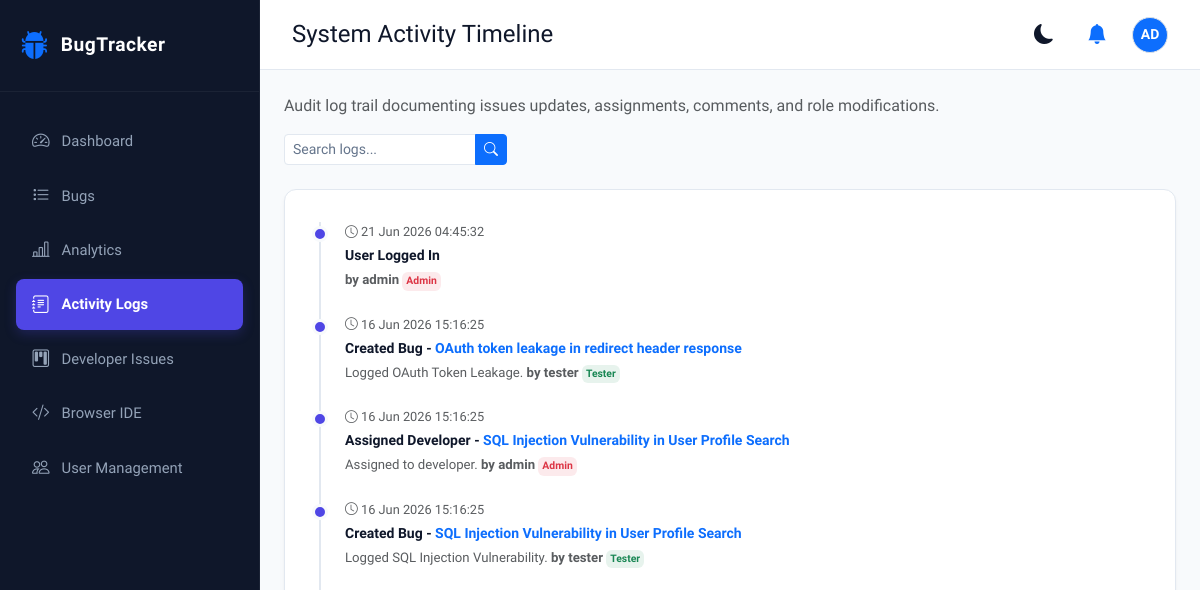
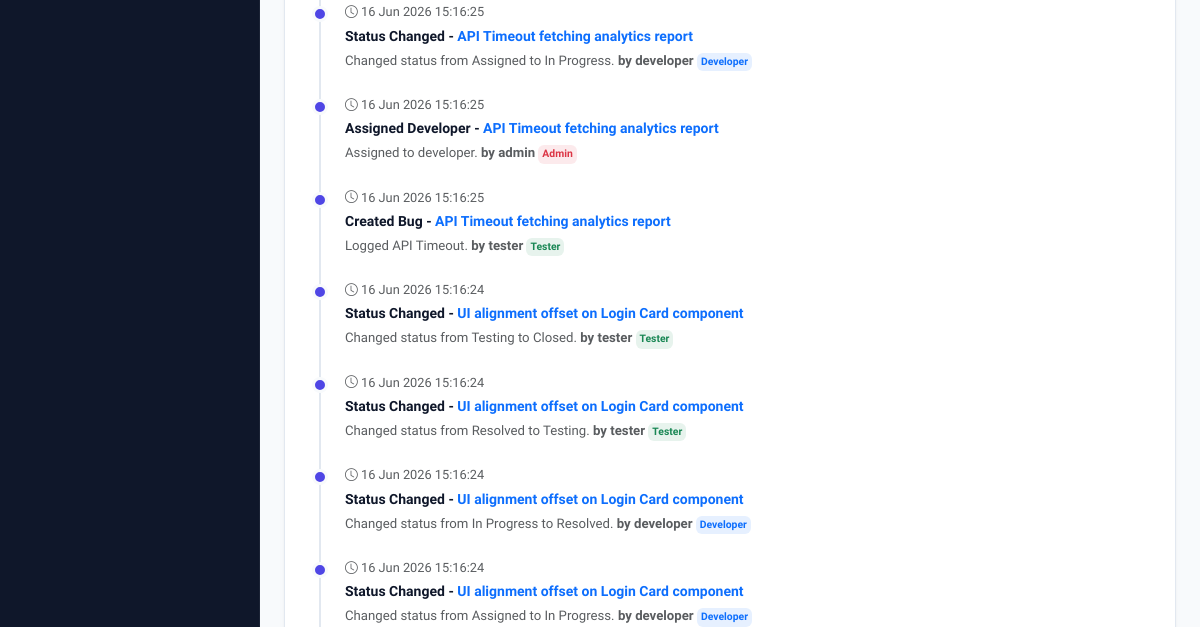
/activity-logs/ (signed in, upper part), run on an earlier commit of the app's database (2 pictures, top to bottom).
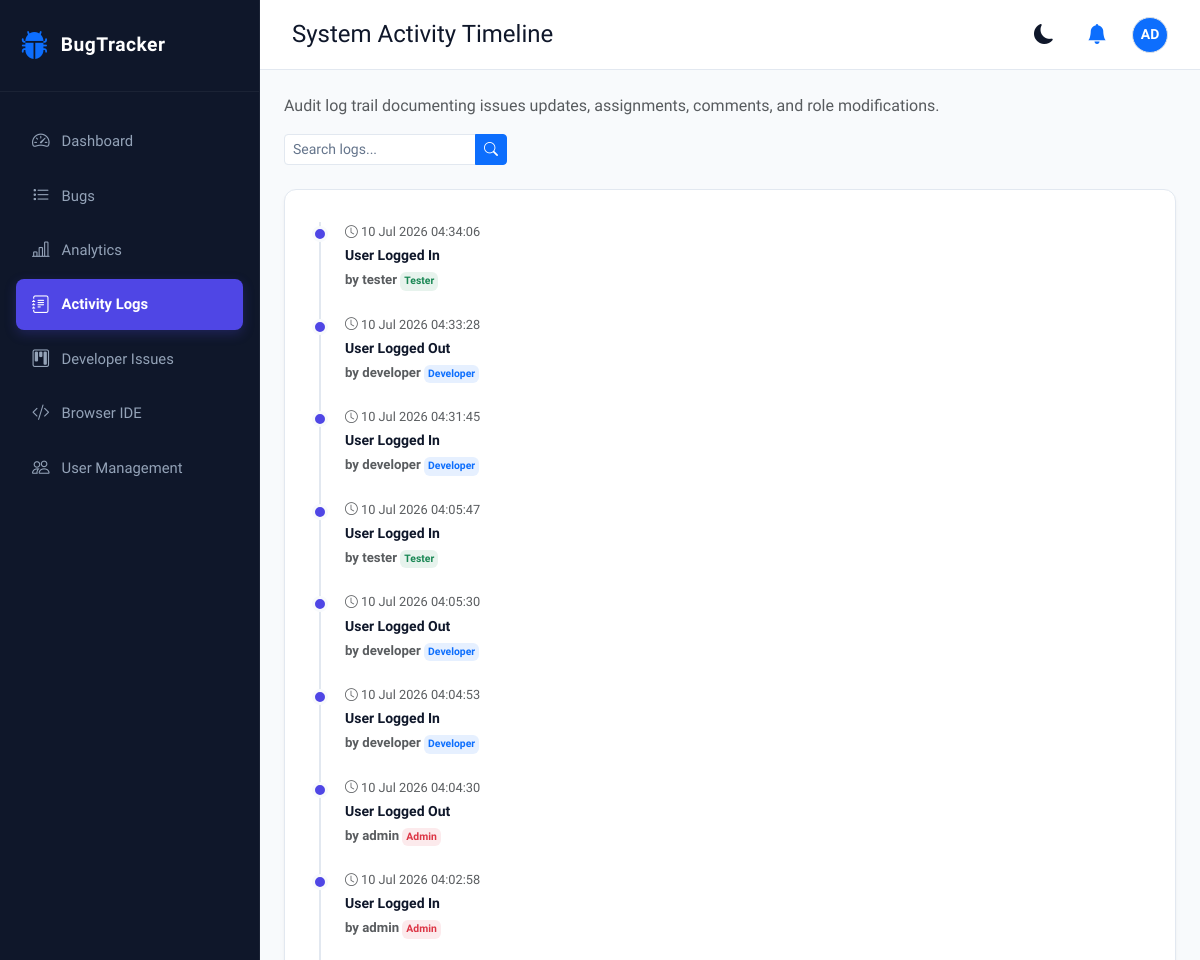
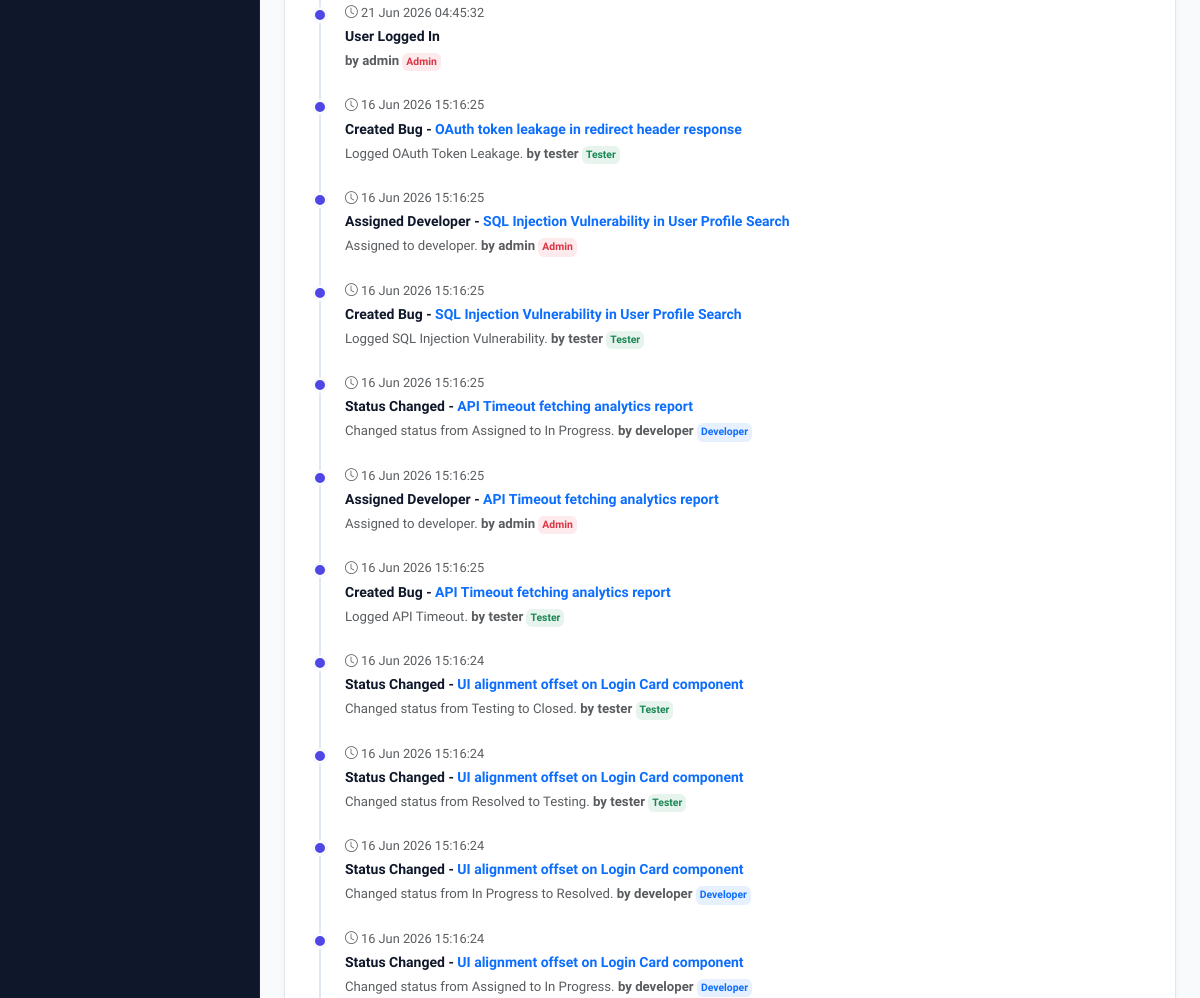
And on a later commit of the database (2 pictures, top to bottom).
### tracker/models.py (models this page shows, shortened)
class ActivityLog(models.Model):
    user = models.ForeignKey(User, on_delete=models.CASCADE, related_name='activity_logs')
    bug = models.ForeignKey(Bug, on_delete=models.CASCADE, null=True, blank=True, related_name='activity_logs')
    action = models.CharField(max_length=100) # e.g. Created Bug, Assigned Developer, Changed Status, Comment Added
    details = models.TextField(blank=True, null=True)
    created_at = models.DateTimeField(auto_now_add=True)
    class Meta:
        ordering = ['-created_at']

class UserProfile(models.Model):
    user = models.OneToOneField(User, on_delete=models.CASCADE, related_name='profile')
    role = models.CharField(max_length=20, choices=ROLE_CHOICES, default=ROLE_DEVELOPER)
    photo = models.ImageField(upload_to='profile_pics/', blank=True, null=True)
    joined_date = models.DateTimeField(auto_now_add=True)

class Bug(models.Model):
    title = models.CharField(max_length=255)
    description = models.TextField()
    project_name = models.CharField(max_length=100)
    module_name = models.CharField(max_length=100)
    bug_type = models.CharField(max_length=50, choices=BUG_TYPE_CHOICES, default=BUG_TYPE_FUNCTIONAL)
    priority = models.CharField(max_length=20, choices=PRIORITY_CHOICES, default=PRIORITY_MEDIUM)
    severity = models.CharField(max_length=20, choices=SEVERITY_CHOICES, default=SEVERITY_MAJOR)
    status = models.CharField(max_length=20, choices=STATUS_CHOICES, default=STATUS_OPEN)
    created_by = models.ForeignKey(User, on_delete=models.SET_NULL, null=True, related_name='created_bugs')
    assigned_to = models.ForeignKey(User, on_delete=models.SET_NULL, null=True, blank=True, related_name='assigned_bugs')
    created_at = models.DateTimeField(auto_now_add=True)
    updated_at = models.DateTimeField(auto_now=True)
    class Meta:
        ordering = ['-created_at']

### tracker/views.py (the view, shortened to what this page needs)
# urls.py: path('activity-logs/', views.activity_logs_view, name='activity_logs'),
@login_required
def activity_logs_view(request):
    user = request.user
    role = user.profile.role
    if role == ROLE_ADMIN:
        logs = ActivityLog.objects.all()
    else:
        logs = ActivityLog.objects.filter(
            Q(user=user) | Q(bug__assigned_to=user) | Q(bug__created_by=user)
        )
    search = request.GET.get('q')
    return render(request, 'tracker/activity_logs.html', {'logs': logs, 'search_query': search})

### tracker/context_processors.py (called while the page is built)
def global_settings(request):
    if request.user.is_authenticated:
        unread_notifications = Notification.objects.filter(recipient=request.user, is_read=False)
        unread_count = unread_notifications.count()
        role = None
        if hasattr(request.user, 'profile'):
            role = request.user.profile.role
        return {
            'global_unread_notifications': unread_notifications[:5],
            'global_unread_count': unread_count,
            'global_user_role': role,
        }
    return {
        'global_unread_notifications': [],
        'global_unread_count': 0,
        'global_user_role': None,
    }

### tracker/templates/tracker/activity_logs.html (shortened to what this page needs)
{% extends 'base.html' %}
{% block page_title %}System Activity Timeline{% endblock %}
{% block content %}
<div class="row mb-4">
  <div class="col-12 d-flex flex-wrap align-items-center justify-content-between gap-3">
    <div>
      <p class="text-muted mb-0">Audit log trail documenting issues updates, assignments, comments, and role modifications.</p>
    </div>
    <div class="col-sm-4 col-md-3">
      <form method="GET" action="{% url 'activity_logs' %}">
        <div class="input-group input-group-sm">
          <input type="text" name="q" class="form-control" placeholder="Search logs..." value="{{ search_query|default:"" }}">
          <button type="submit" class="btn btn-primary"><i class="bi bi-search"></i></button>
        </div>
      </form>
    </div>
  </div>
</div>
<div class="row">
  <div class="col-lg-12">
    <div class="card-custom">
      <div class="timeline-container mt-2">
        {% if logs %}
          {% for log in logs %}
            <div class="timeline-item">
              <span class="timeline-timestamp d-block mb-1 text-muted" style="font-size: 0.8rem;">
                <i class="bi bi-clock"></i> {{ log.created_at|date:"d M Y H:i:s" }}
              </span>
              <div class="timeline-title">
                {{ log.action }}
                {% if log.bug %}
                  - <a href="{% url 'bug_detail' log.bug.pk %}" class="text-primary text-decoration-none">{{ log.bug.title }}</a>
                {% endif %}
              </div>
              <div class="timeline-details text-muted mt-1">
                {{ log.details|default:"" }}
                <span class="text-main fw-semibold">by {{ log.user.username }}</span>
                {% if log.user.profile.role %}
                  <span class="badge {% if log.user.profile.role == 'Admin' %}bg-danger bg-opacity-10 text-danger{% elif log.user.profile.role == 'Developer' %}bg-primary bg-opacity-10 text-primary{% else %}bg-success bg-opacity-10 text-success{% endif %} p-1" style="font-size:0.65rem;">
                    {{ log.user.profile.role }}
                  </span>
                {% endif %}
              </div>
            </div>
          {% endfor %}
        {% else %}
          <div class="text-center py-5 text-muted">
            <i class="bi bi-journal-x d-block mb-2" style="font-size: 2.5rem;"></i>
            No activity log matches your request.
          </div>
        {% endif %}
      </div>
    </div>
  </div>
</div>
{% endblock %}

### tracker/templates/base.html (shortened to what this page needs)
{% load static %}
<!DOCTYPE html>
<html lang="en">
<head>
  <link href="https://cdn.jsdelivr.net/npm/bootstrap@5.3.0/dist/css/bootstrap.min.css" rel="stylesheet">
  <link href="https://cdn.jsdelivr.net/npm/bootstrap-icons@1.10.5/font/bootstrap-icons.css" rel="stylesheet">
  <link href="{% static 'css/styles.css' %}" rel="stylesheet">
</head>
<body>
  <div id="wrapper">
    {% if user.is_authenticated %}
    <nav id="sidebar">
      <div class="sidebar-header">
        <i class="bi bi-bug-fill text-primary" style="font-size: 1.8rem;"></i>
        <span class="brand-title">BugTracker</span>
      </div>
      <ul class="nav-list">
        <li class="nav-item {% if request.resolver_match.url_name == 'dashboard' %}active{% endif %}">
          <a href="{% url 'dashboard' %}" class="nav-link-custom">
            <i class="bi bi-speedometer2"></i>
            <span>Dashboard</span>
          </a>
        </li>
        <li class="nav-item ">
          <a href="{% url 'bug_list' %}" class="nav-link-custom">
            <i class="bi bi-list-task"></i>
            <span>Bugs</span>
          </a>
        </li>
        <li class="nav-item {% if request.resolver_match.url_name == 'analytics' %}active{% endif %}">
          <a href="{% url 'analytics' %}" class="nav-link-custom">
            <i class="bi bi-bar-chart-line"></i>
            <span>Analytics</span>
          </a>
        </li>
        <li class="nav-item {% if request.resolver_match.url_name == 'activity_logs' %}active{% endif %}">
          <a href="{% url 'activity_logs' %}" class="nav-link-custom">
            <i class="bi bi-journal-text"></i>
            <span>Activity Logs</span>
          </a>
        </li>
        <li class="nav-item ">
          <a href="{% url 'dev_issue_list' %}" class="nav-link-custom">
            <i class="bi bi-kanban"></i>
            <span>Developer Issues</span>
          </a>
        </li>
        {% if global_user_role == 'Tester' or global_user_role == 'Admin' %}
        <li class="nav-item {% if request.resolver_match.url_name == 'ide' %}active{% endif %}">
          <a href="{% url 'ide' %}" class="nav-link-custom">
            <i class="bi bi-code-slash"></i>
            <span>Browser IDE</span>
          </a>
        </li>
        {% endif %}
        {% if global_user_role == 'Admin' %}
        <li class="nav-item {% if request.resolver_match.url_name == 'user_list' %}active{% endif %}">
          <a href="{% url 'user_list' %}" class="nav-link-custom">
            <i class="bi bi-people"></i>
            <span>User Management</span>
          </a>
        </li>
        {% endif %}
      </ul>
    </nav>
    {% endif %}
    <div id="content-wrapper">
      {% if user.is_authenticated %}
      <header class="top-navbar">
        <div class="d-flex align-items-center gap-3">
          <h4 class="mb-0 font-weight-bold text-main">
            {% block page_title %}Overview{% endblock %}
          </h4>
        </div>
        <div class="d-flex align-items-center gap-3">
          <button class="theme-toggle-btn" id="theme-toggle" title="Toggle Dark/Light Mode">
          </button>
          <div class="dropdown">
            <button class="btn btn-link text-main position-relative p-2" type="button" id="notificationDropdown" data-bs-toggle="dropdown" aria-expanded="false" style="text-decoration: none;">
              <i class="bi bi-bell-fill" style="font-size: 1.25rem;"></i>
            </button>
          </div>
          <div class="dropdown">
            <button class="btn p-0 border-0 d-flex align-items-center gap-2" type="button" id="userMenuDropdown" data-bs-toggle="dropdown" aria-expanded="false">
              {% if user.profile.photo %}
                <img src="{{ user.profile.photo.url }}" class="rounded-circle border" width="36" height="36" style="object-fit: cover;">
              {% else %}
                <div class="d-flex align-items-center justify-content-center bg-primary text-white rounded-circle border" style="width: 36px; height: 36px; font-weight: 600; font-size: 0.875rem;">
                  {{ user.username|slice:":2"|upper }}
                </div>
              {% endif %}
            </button>
          </div>
        </div>
      </header>
      {% endif %}
      <main class="container-fluid p-4" style="flex-grow: 1;">
        {% block content %}{% endblock %}
      </main>
    </div>
  </div>
</body>
</html>

### tracker/static/css/styles.css (style rules this page uses)
:root { --primary-color: #4f46e5; --primary-hover: #4338ca; --secondary-color: #64748b; --bg-color: #f8fafc; --card-bg: #ffffff; --sidebar-bg: #0f172a; --sidebar-text: #94a3b8; --sidebar-text-active: #ffffff; --text-main: #0f172a; --text-muted: #64748b; --border-color: #e2e8f0; --navbar-bg: #ffffff; --dashboard-metric-card-shadow: 0 4px 6px -1px rgb(0 0 0 / 0.05), 0 2px 4px -2px rgb(0 0 0 / 0.05); --priority-low-bg: #dcfce7; --priority-low-text: #166534; --priority-medium-bg: #fef9c3; --priority-medium-text: #854d0e; --priority-high-bg: #ffedd5; --priority-high-text: #9a3412; --priority-critical-bg: #fee2e2; --priority-critical-text: #991b1b; }
body { font-family: 'Plus Jakarta Sans', -apple-system, BlinkMacSystemFont, "Segoe UI", Roboto, sans-serif; background-color: var(--bg-color); color: var(--text-main); transition: background-color 0.3s ease, color 0.3s ease; min-height: 100vh; margin: 0; padding: 0; display: flex; }
#wrapper { display: flex; width: 100%; min-height: 100vh; }
#sidebar { width: 260px; background-color: var(--sidebar-bg); color: var(--sidebar-text); min-height: 100vh; display: flex; flex-direction: column; transition: all 0.3s; flex-shrink: 0; border-right: 1px solid rgba(255, 255, 255, 0.05); }
#sidebar .sidebar-header { padding: 24px 20px; display: flex; align-items: center; gap: 12px; border-bottom: 1px solid rgba(255, 255, 255, 0.05); }
#sidebar .brand-title { font-weight: 800; font-size: 1.2rem; color: #ffffff; letter-spacing: 0.5px; }
#sidebar .nav-list { list-style: none; padding: 20px 0; margin: 0; flex-grow: 1; }
#sidebar .nav-item { margin: 4px 16px; }
#sidebar .nav-link-custom { display: flex; align-items: center; gap: 12px; padding: 12px 16px; color: var(--sidebar-text); text-decoration: none; border-radius: 8px; font-weight: 500; font-size: 0.925rem; transition: all 0.2s ease; }
#sidebar .nav-link-custom i { font-size: 1.1rem; }
#sidebar .nav-item.active .nav-link-custom { background-color: var(--primary-color); color: var(--sidebar-text-active); font-weight: 600; box-shadow: 0 4px 12px rgba(79, 70, 229, 0.25); }
#content-wrapper { flex-grow: 1; display: flex; flex-direction: column; min-width: 0; }
.top-navbar { height: 70px; background-color: var(--navbar-bg); border-bottom: 1px solid var(--border-color); display: flex; align-items: center; justify-content: space-between; padding: 0 32px; transition: all 0.3s ease; position: sticky; top: 0; z-index: 100; }
.theme-toggle-btn { background: none; border: none; color: var(--text-main); font-size: 1.25rem; cursor: pointer; padding: 8px; border-radius: 50%; display: flex; align-items: center; justify-content: center; transition: background-color 0.2s; }
.card-custom { background-color: var(--card-bg); border: 1px solid var(--border-color); border-radius: 12px; padding: 24px; margin-bottom: 24px; box-shadow: var(--dashboard-metric-card-shadow); transition: transform 0.2s, box-shadow 0.2s, background-color 0.3s, border-color 0.3s; }
.timeline-container { position: relative; padding-left: 24px; border-left: 2px solid var(--border-color); margin-left: 10px; }
.timeline-item { position: relative; margin-bottom: 24px; }
.timeline-item::before { content: ""; position: absolute; left: -33px; top: 4px; width: 16px; height: 16px; border-radius: 50%; background-color: var(--primary-color); border: 3px solid var(--bg-color); }
.timeline-timestamp { font-size: 0.75rem; color: var(--text-muted); font-weight: 500; }
.timeline-title { font-weight: 600; font-size: 0.875rem; margin: 4px 0; }
.timeline-details { font-size: 0.825rem; color: var(--text-muted); }
.form-control, .form-select { background-color: var(--card-bg); border: 1px solid var(--border-color); color: var(--text-main); border-radius: 8px; }
.form-control::placeholder { color: var(--text-muted); }

What changed in the data, as far as the page shows it:
added ActivityLog: created_at "10 Jul 2026 04:34:06", action "User Logged In", user.username "tester", user.profile.role "Tester"
added ActivityLog: created_at "10 Jul 2026 04:33:28", action "User Logged Out", user.username "developer", user.profile.role "Developer"
added ActivityLog: created_at "10 Jul 2026 04:31:45", action "User Logged In", user.username "developer", user.profile.role "Developer"
added ActivityLog: created_at "10 Jul 2026 04:05:47", action "User Logged In", user.username "tester", user.profile.role "Tester"
added ActivityLog: created_at "10 Jul 2026 04:05:30", action "User Logged Out", user.username "developer", user.profile.role "Developer"
added ActivityLog: created_at "10 Jul 2026 04:04:53", action "User Logged In", user.username "developer", user.profile.role "Developer"
added ActivityLog: created_at "10 Jul 2026 04:04:30", action "User Logged Out", user.username "admin", user.profile.role "Admin"
added ActivityLog: created_at "10 Jul 2026 04:02:58", action "User Logged In", user.username "admin", user.profile.role "Admin"
